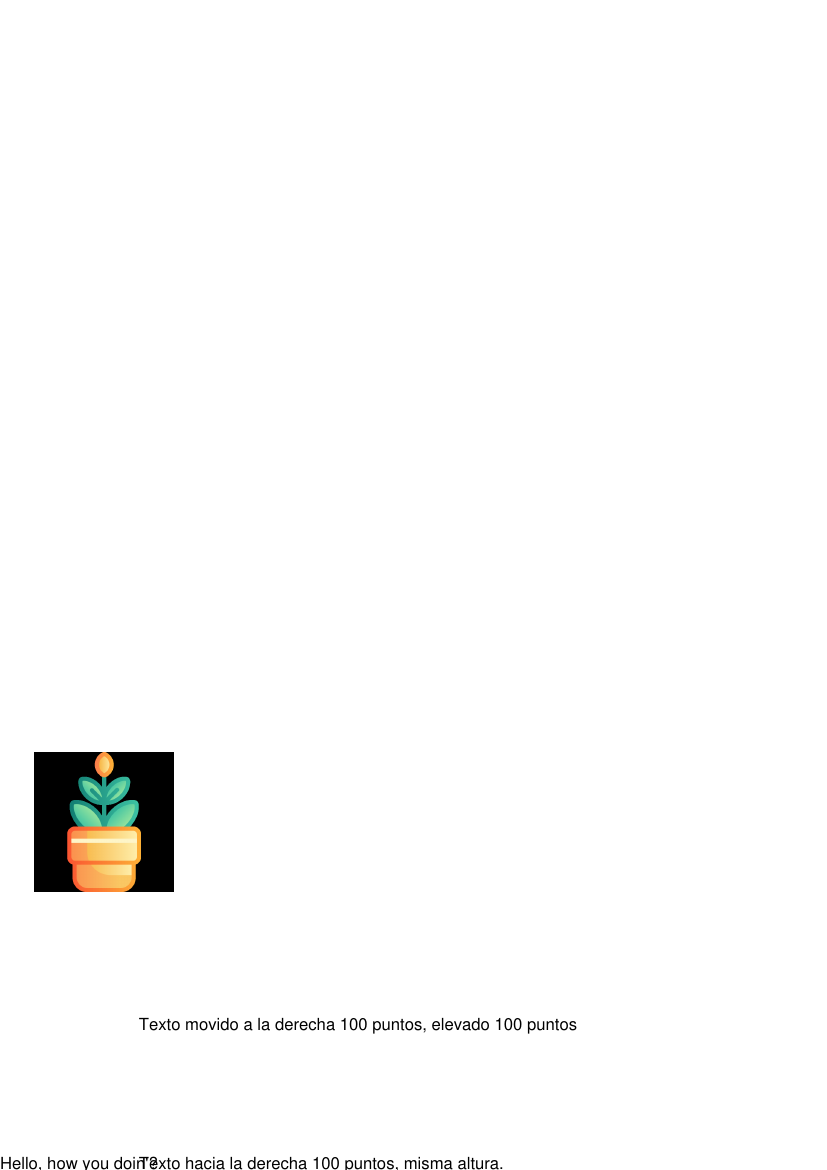

Python code for this plot:
from reportlab.lib.pagesizes import A4
from reportlab.pdfgen import canvas

# Meter reportlab en el Interpreter

# En primer lugar, creamos un canvas al que meteremos todos los elementos que creemos.

canvas = canvas.Canvas("./practicaPosiciones0.pdf", pagesize=A4) # Nombramos al futuro PDF y establecemos tamaño

# Y ahora codificamos lo que se va a escribir

canvas.drawString(0, 0, "Hello, how you doin'?")# Esto escribe una sola línea, a la que indicamos la posición X e Y
                                                           # X es el eje horizontal. Para moverlo a la derecha, aumentamos su valor
                                                           # Y es el eje vertical. Para moverlo hacia arriba, aumentamos su valor

canvas.drawString(100, 0, "Texto hacia la derecha 100 puntos, misma altura.")
canvas.drawString(100, 100, "Texto movido a la derecha 100 puntos, elevado 100 puntos")

# Por supuesto, también podemos añadir imágenes a nuestro PDF

canvas.drawImage("./biologia.png",25,200, 100,100) # Indicamos la ruta y su posición en X e Y
                                                                            # Indicamos también el tamaño de la imagen, valores width y height
                                                                            # De esta forma se puede modificar para ajustar el tamaño

# Guardamos los cambios para aplicarlos al canvas

canvas.save()